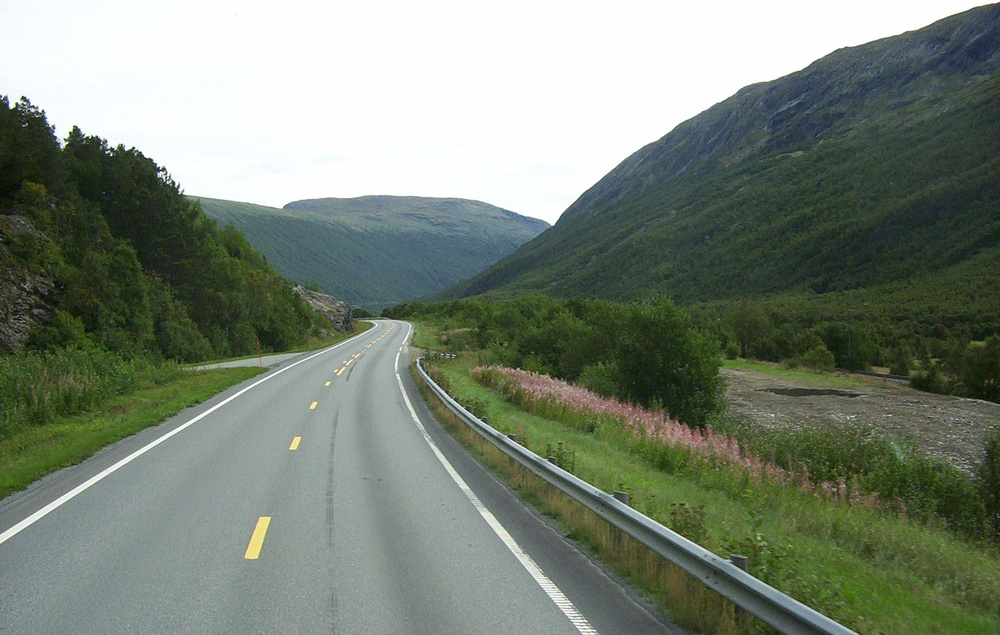
#> input picture img/sample1.jpg, 1000 x 635 px, shrunk from 1632 x 1036 before the run
$ python -i canny.py   (imports and definitions only)
#> lines starting #> are read from the running program, lines starting #| are printed output that depends on the picture; after the words box and inside, x2 and y2 are one past the last pixel; in counts of white or black regions, pixels touching at a corner belong together
#> further down, picture is the input picture: shape (635, 1000, 3); mean B, G, R 118.1, 131.6, 121.4
import cv2

def canny_edge(image) :
    gray_conversion = cv2.cvtColor(image, cv2.COLOR_BGR2GRAY)
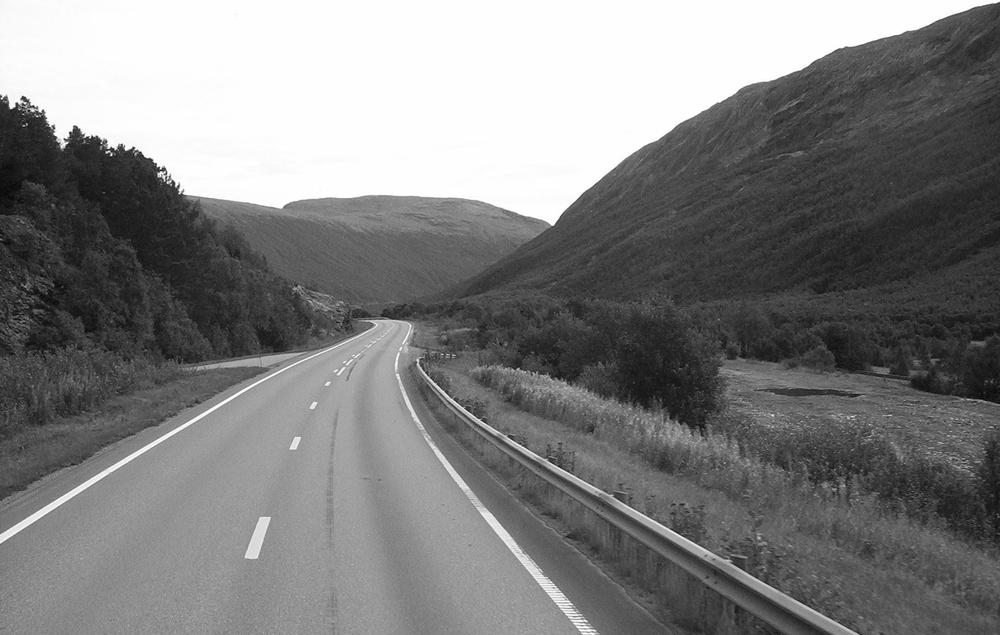
#> gray_conversion: shape (635, 1000); min 6, max 255, mean 127
    blur_conversion = cv2.GaussianBlur(gray_conversion, (5,5), 0)
    canny_conversion = cv2.Canny(blur_conversion, 50, 150)
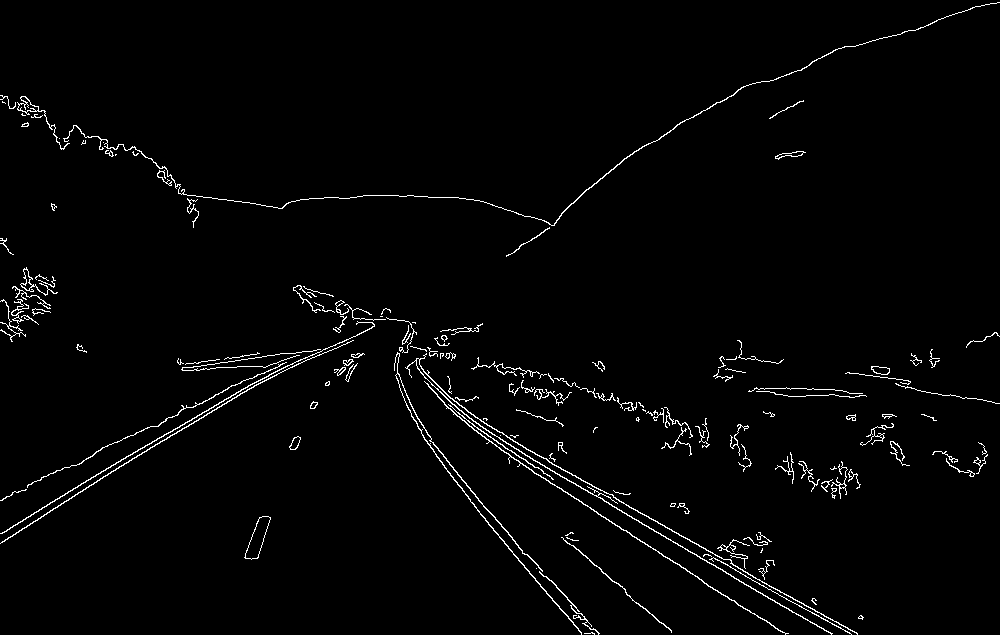
#> canny_conversion: shape (635, 1000); 2% white in thin lines or dots
    return canny_conversion

>>> import cv2
>>> picture = cv2.imread('img/sample1.jpg')
>>> result = canny_edge(picture)

$ run again, on img/sample2.jpg
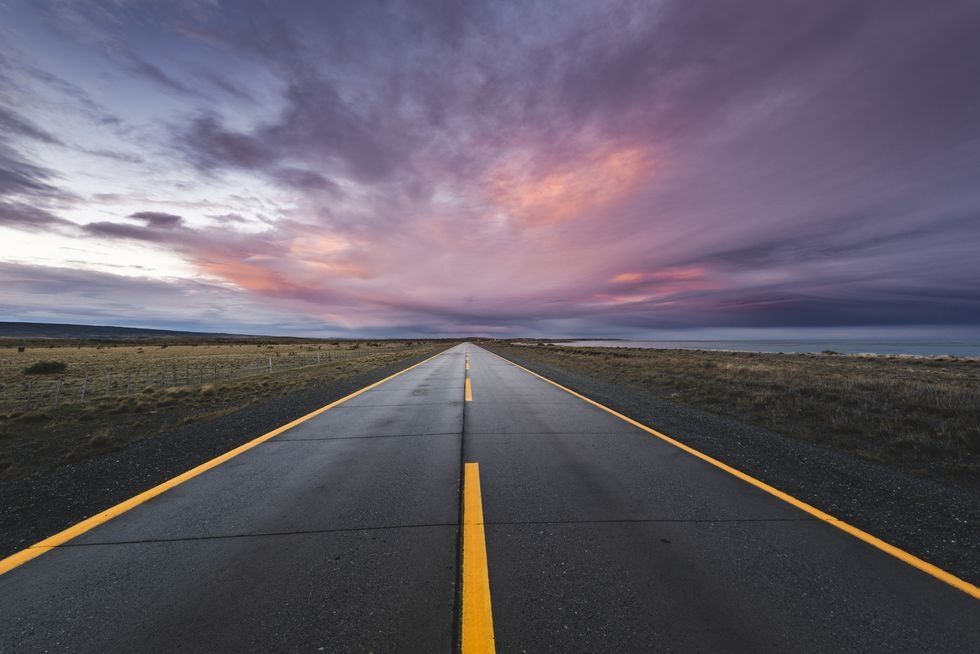
#> input picture img/sample2.jpg, 980 x 654 px
#> picture is the input picture: shape (654, 980, 3); mean B, G, R 105.1, 93.4, 100.3
#> in canny_edge, `gray_conversion = cv2.cvtColor(image, cv2.COLOR_BGR2GRAY)`:
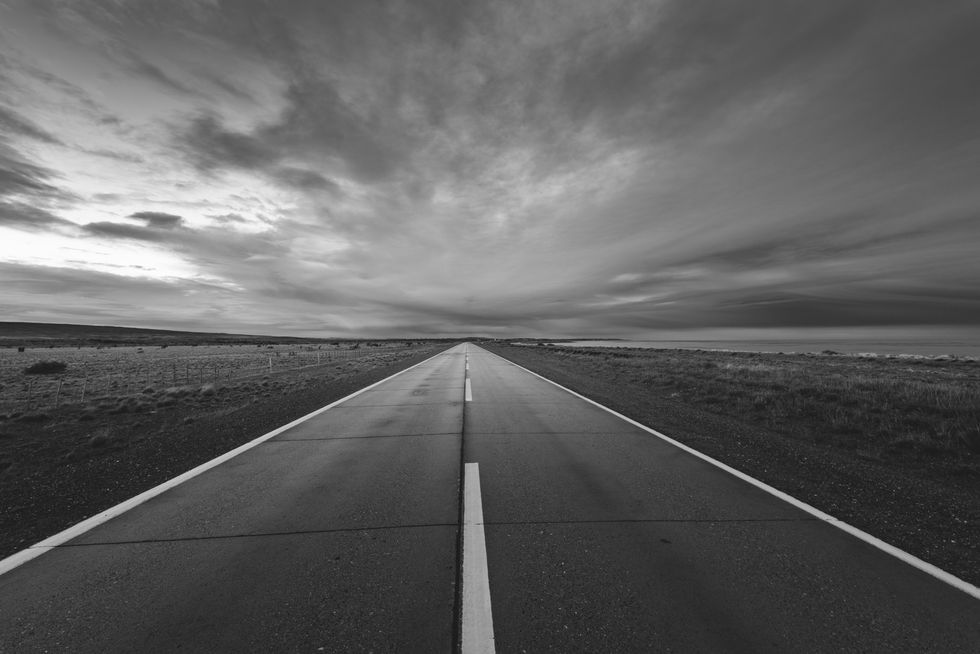
#> gray_conversion: shape (654, 980); min 15, max 255, mean 96.8
#> in canny_edge, `canny_conversion = cv2.Canny(blur_conversion, 50, 150)`:
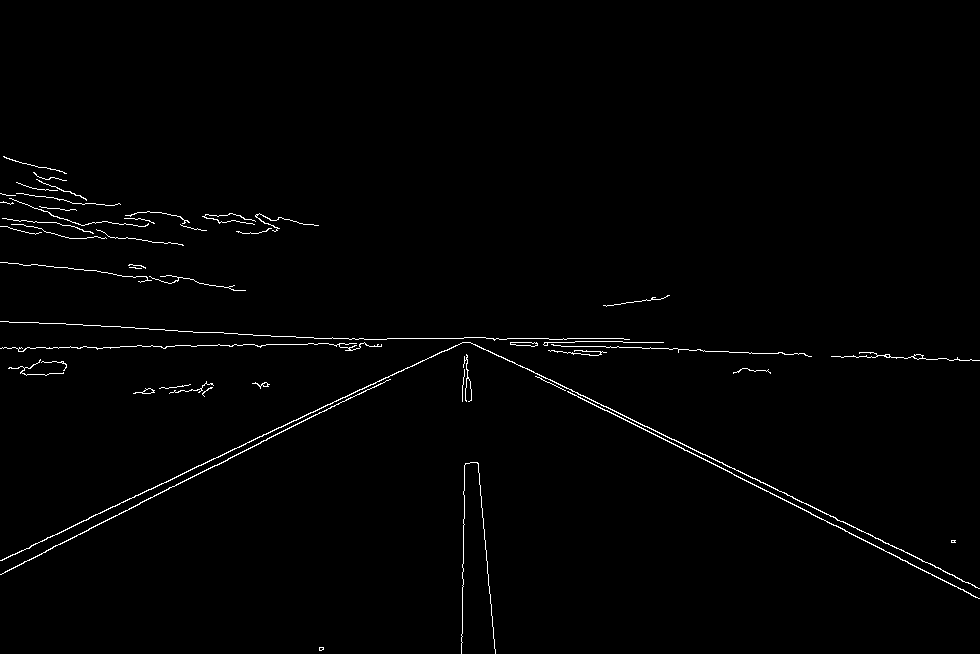
#> canny_conversion: shape (654, 980); 1.1% white in thin lines or dots, all inside (x1, y1, x2, y2) = (0, 156, 980, 654)

$ run again, on img/sample3.jpg
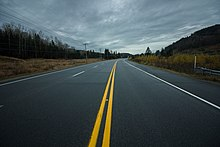
#> input picture img/sample3.jpg, 220 x 147 px
#> picture is the input picture: shape (147, 220, 3); mean B, G, R 80.5, 79.1, 67.9
#> in canny_edge, `blur_conversion = cv2.GaussianBlur(gray_conversion, (5,5), 0)`:
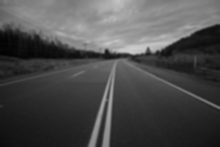
#> blur_conversion: shape (147, 220); min 2, max 205, mean 75.9
#> in canny_edge, `canny_conversion = cv2.Canny(blur_conversion, 50, 150)`:
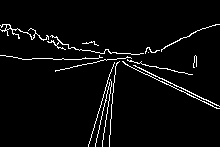
#> canny_conversion: shape (147, 220); 3.8% white in thin lines or dots, all inside (x1, y1, x2, y2) = (0, 24, 220, 147)

$ run again, on img/sample4.jpg
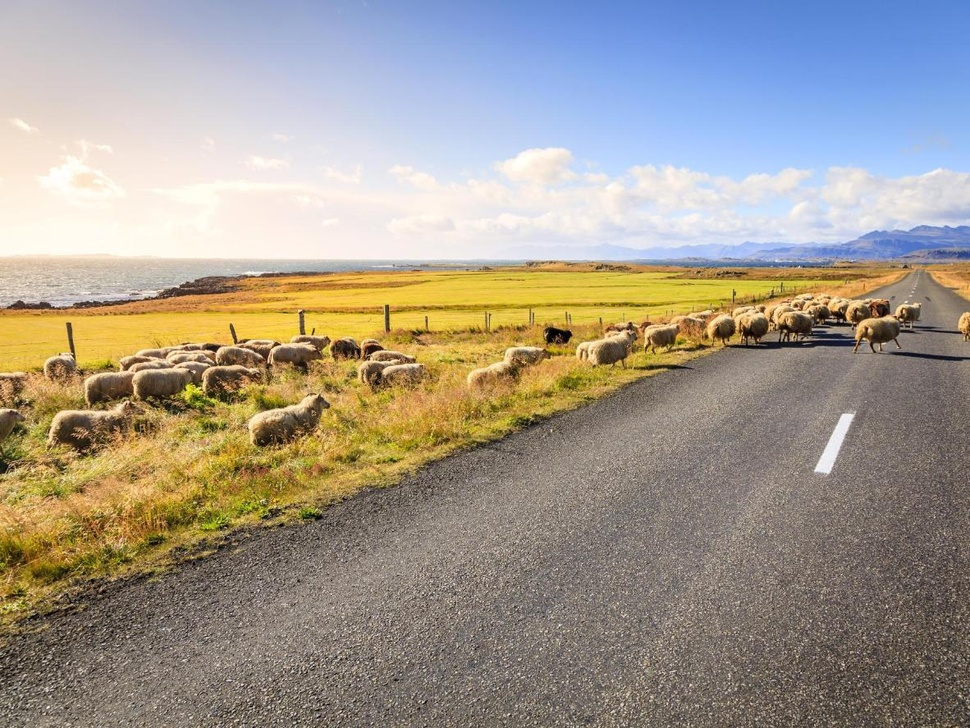
#> input picture img/sample4.jpg, 970 x 728 px, shrunk from 1182 x 887 before the run
#> picture is the input picture: shape (728, 970, 3); mean B, G, R 141.9, 153.7, 161.5
#> in canny_edge, `gray_conversion = cv2.cvtColor(image, cv2.COLOR_BGR2GRAY)`:
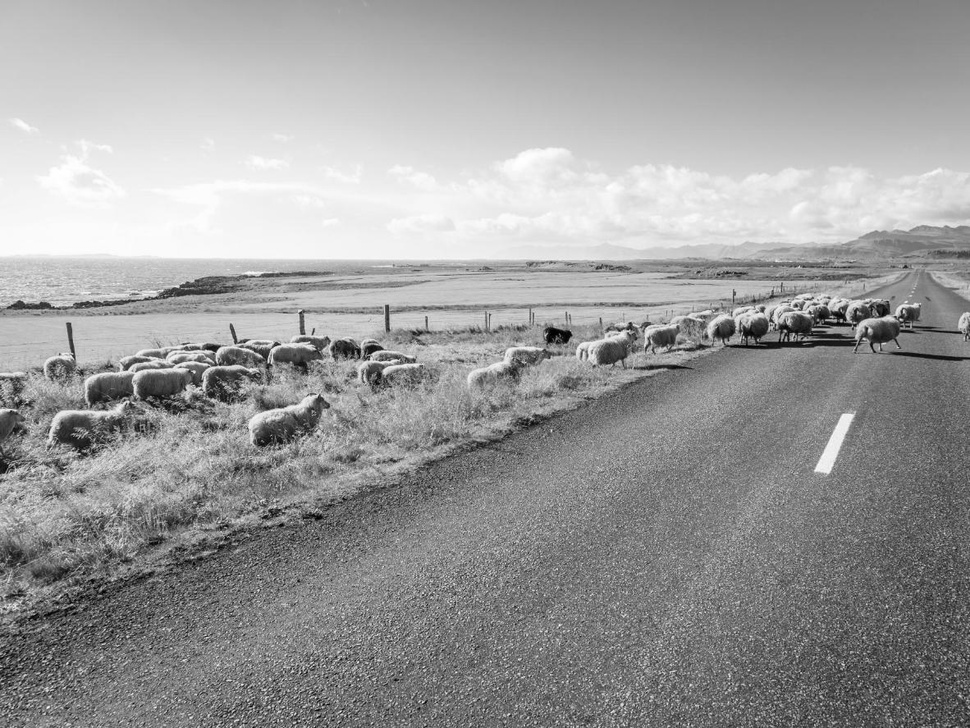
#> gray_conversion: shape (728, 970); min 0, max 255, mean 154.7
#> in canny_edge, `canny_conversion = cv2.Canny(blur_conversion, 50, 150)`:
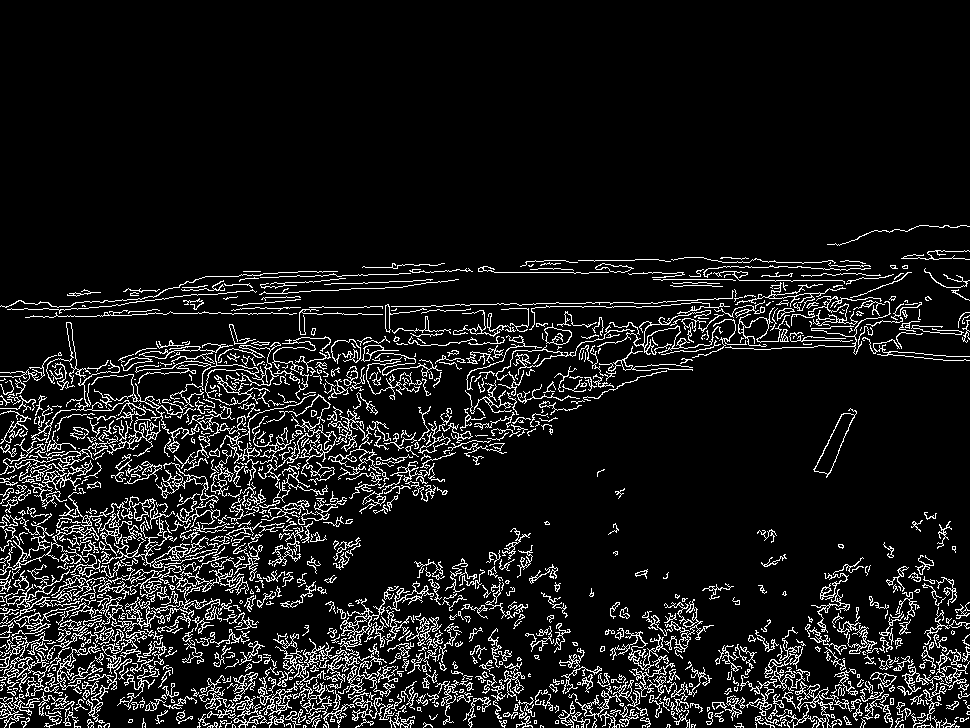
#> canny_conversion: shape (728, 970); 9.5% white in thin lines or dots, all inside (x1, y1, x2, y2) = (0, 225, 970, 728)
